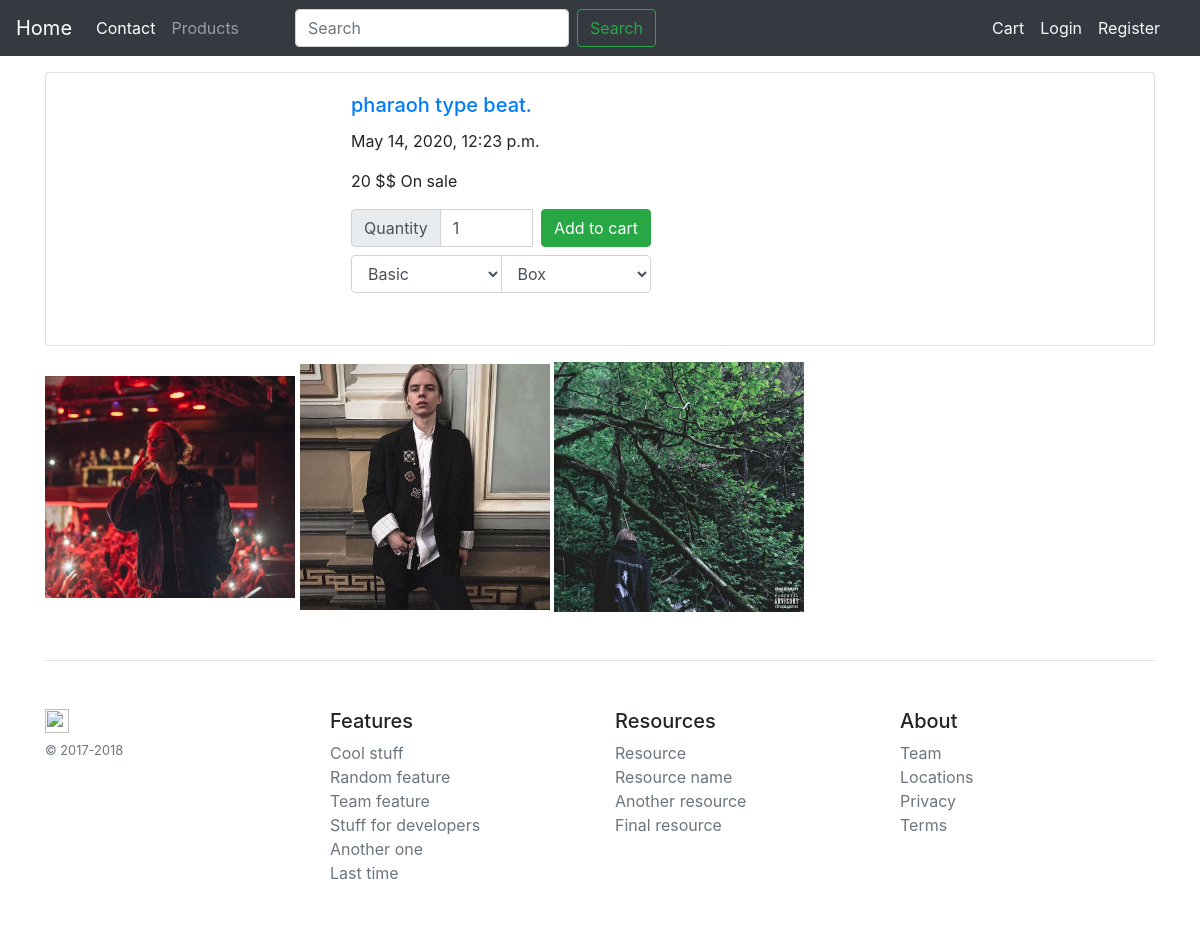
/products/pharaoh-type, run on the app's committed database.
### products/models.py (models this page shows, shortened)
class Product(models.Model):
	title = models.CharField(max_length=100, null=False, blank=False, unique=True)
	description = models.TextField(default='No description')
	price = models.IntegerField()
	slug = models.SlugField(unique=True)
	time = models.DateTimeField(auto_now_add=True)
	active = models.BooleanField(default=True)
	def get_absolute_url(self):
		return reverse('single', kwargs={'slug': self.slug})

class Image(models.Model):
	product = models.ForeignKey(Product, on_delete=models.CASCADE)
	image = models.ImageField(upload_to='products/images/')

### products/views.py (the view)
# urls.py: path('<str:slug>', single, name='single'),
def single(request, slug):
	product = Product.objects.get(slug__iexact=slug)
	template = 'products/single.html'
	images = Image.objects.filter(product=product)
	context = {'product': product, 'images': images}
	return render(request, template, context)

### products/models.py (called while the page is built)
	def licenses(self):
		return self.all().filter(category='license')

	def packages(self):
		return super(VariationManager, self).filter(active=True).filter(category='package')

### products/templates/products/single.html (shortened to what this page needs)
{% extends 'base.html' %}
{% block content %}
	<div class="card mb-3">
			<div class="row">
				<div class="lg-8 md-6">
				<iframe width="100%" height="166" scrolling="no" frameborder="no" allow="autoplay" src="{{product.description}}" class="card-img-top"></iframe>
				</div>
		<div class="lg-4 md-6">
		  <div class="card-body">
		    <a href="{{ product.get_absolute_url }}"><h5 class="card-title">{{ product.title }}.</h5></a>
		    <p class="card-text">{{ product.time }}</p>
		    <p class="card-text">{{ product.price }} $$
		    	{% if product.active%}
		    	On sale
		    	{% endif %}
		    </p>
		    <form class="form pull-right" method="POST" action="{% url 'add_to_cart' product.slug %}">
		    	<div class="input-group mb-3" style="width: 300px;" >
		    	<div class="input-group-prepend">
		    	<span class="input-group-text" id="basic-addon1">Quantity</span>
		    </div>
		    	<input class="form-control" type="number" name="quantity" dby="basic-addon1" value="1">
		    	<input class="btn btn-success ml-2" type="submit" value="Add to cart">
		    	<div class="input-group mb-3 mt-2">
		    	{% include 'products/variations.html' %}
		    	</div>
		    </div>
		    </form>
		  </div>
		</div>
		</div>
	</div>
	{% for img in images %}
		<img src="{{ img.image.url }}" style="width: 250px;">
	{% endfor %}
{% endblock %}

### templates/base.html (shortened to what this page needs)
{% load static %}
<!doctype html>
<html lang="en">
  <head>
    <link rel="stylesheet" href="{% static 'bootstrap/css/bootstrap.min.css' %}">
    <link href="{% static 'css/styles.css' %}" rel="stylesheet">
  </head>
  <body>
    {% include 'navbar.html' %}
    <div class="container">
      	 {% block content %}
	  	    {% endblock %}
	 {% include 'footer.html' %}
    </div>
  </body>
</html>

### templates/navbar.html (shortened to what this page needs)
<nav class="navbar navbar-expand-md navbar-dark fixed-top bg-dark">
      <a class="navbar-brand" href="{% url 'home' %}">Home</a>
      <div class="collapse navbar-collapse" id="navbarCollapse">
        <ul class="navbar-nav mr-auto">
          <li class="nav-item active">
            <a class="nav-link" href="{% url 'contact' %}">Contact<span class="sr-only">(current)</span></a>
          </li>
          <li class="nav-item">
            <a class="nav-link" href="{% url 'all' %}">Products</a>
          </li>
        <form class="form-inline mt-2 mt-md-0" action="{% url 'all' %}">
          <input class="form-control mr-sm-2 ml-5" type="text" placeholder="Search" aria-label="Search" name="query">
          <button class="btn btn-outline-success my-2 my-sm-0" type="submit">Search</button>
        </form>
        </ul>
      </div>
      <div class="my-2 my-md-0 mr-md-3">
        <ul class="navbar-nav mr-auto">
        <li class="nav-item">
            <a class="nav-link text-light" href="{% url 'view' %}">Cart
        </a>
          </li>
        {% if user.is_authenticated %}
        <li class="nav-item">
            <a class="nav-link text-light" href="#">Account</a>
          </li>
          <li class="nav-item">
            <a class="nav-link text-light" href="{% url 'logout' %}">Logout</a>
          </li>
        </ul>
        {% else %}
        <li class="nav-item">
            <a class="nav-link text-light" href="{% url 'login' %}">Login</a>
          </li>
          <li class="nav-item">
            <a class="nav-link text-light" href="{% url 'registration' %}">Register</a>
          </li>
        {% endif %}
      </div>
    </nav>

### products/templates/products/variations.html
{% if product.variation_set.all %}
{% if product.variation_set.licenses %}
<select class="form-control" name="license">
{% for var in product.variation_set.licenses %}
<option value="{{ var.title|lower }}">{{ var.title|capfirst }}</option>
{% endfor %}
</select>
{% endif %}
{% if product.variation_set.packages %}
<select class="form-control" name="package">
{% for var in product.variation_set.packages %}
<option value="{{ var.title|lower }}">{{ var.title|capfirst }}</option>
{% endfor %}
</select>
{% endif %}
{% endif %}

### templates/footer.html
<footer class="pt-4 my-md-5 pt-md-5 border-top">
        <div class="row">
          <div class="col-12 col-md">
            <img class="mb-2" src="https://getbootstrap.com/docs/4.0/assets/brand/bootstrap-solid.svg" alt="" width="24" height="24">
            <small class="d-block mb-3 text-muted">&copy; 2017-2018</small>
          </div>
          <div class="col-6 col-md">
            <h5>Features</h5>
            <ul class="list-unstyled text-small">
              <li><a class="text-muted" href="#">Cool stuff</a></li>
              <li><a class="text-muted" href="#">Random feature</a></li>
              <li><a class="text-muted" href="#">Team feature</a></li>
              <li><a class="text-muted" href="#">Stuff for developers</a></li>
              <li><a class="text-muted" href="#">Another one</a></li>
              <li><a class="text-muted" href="#">Last time</a></li>
            </ul>
          </div>
          <div class="col-6 col-md">
            <h5>Resources</h5>
            <ul class="list-unstyled text-small">
              <li><a class="text-muted" href="#">Resource</a></li>
              <li><a class="text-muted" href="#">Resource name</a></li>
              <li><a class="text-muted" href="#">Another resource</a></li>
              <li><a class="text-muted" href="#">Final resource</a></li>
            </ul>
          </div>
          <div class="col-6 col-md">
            <h5>About</h5>
            <ul class="list-unstyled text-small">
              <li><a class="text-muted" href="#">Team</a></li>
              <li><a class="text-muted" href="#">Locations</a></li>
              <li><a class="text-muted" href="#">Privacy</a></li>
              <li><a class="text-muted" href="#">Terms</a></li>
            </ul>
          </div>
        </div>
      </footer>

### static/static_files/css/styles.css (style rules this page uses)
body { min-height: 75rem; padding-top: 4.5rem; }

### data on the page
Product: title "pharaoh type beat", time "May 14, 2020, 12:23 p.m.", price "20"
Image: image (picture)
Image: image (picture)
Image: image (picture)

### other printed values
form field license "Basic"
form field package "Box"
